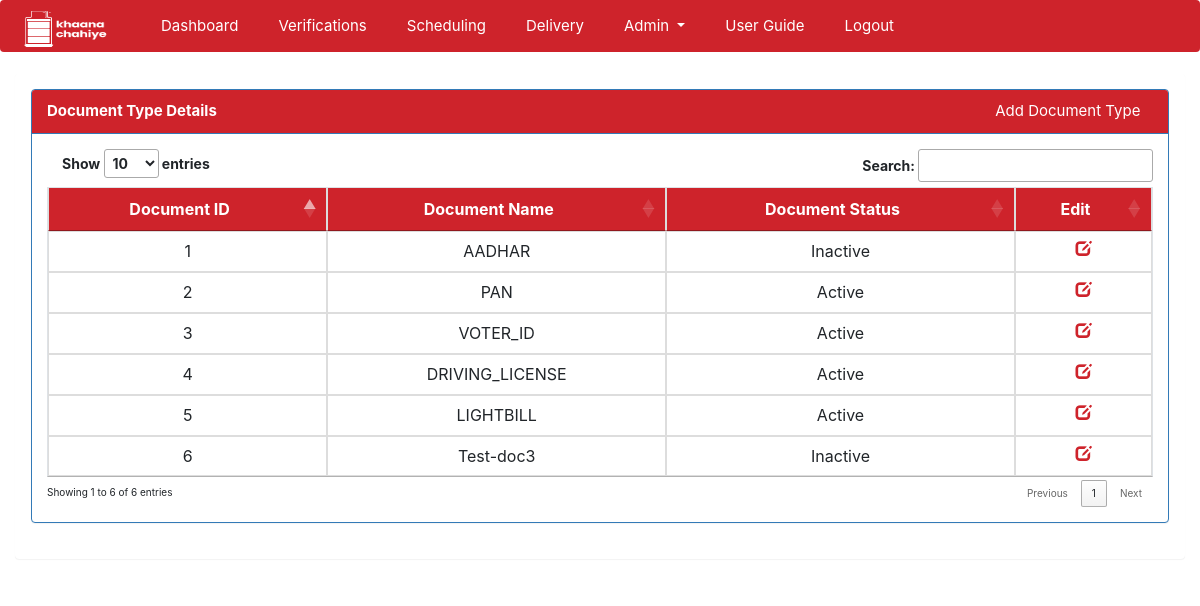
The app's page /main.php?page=admin/documenttype/documenttype (signed in), older data.
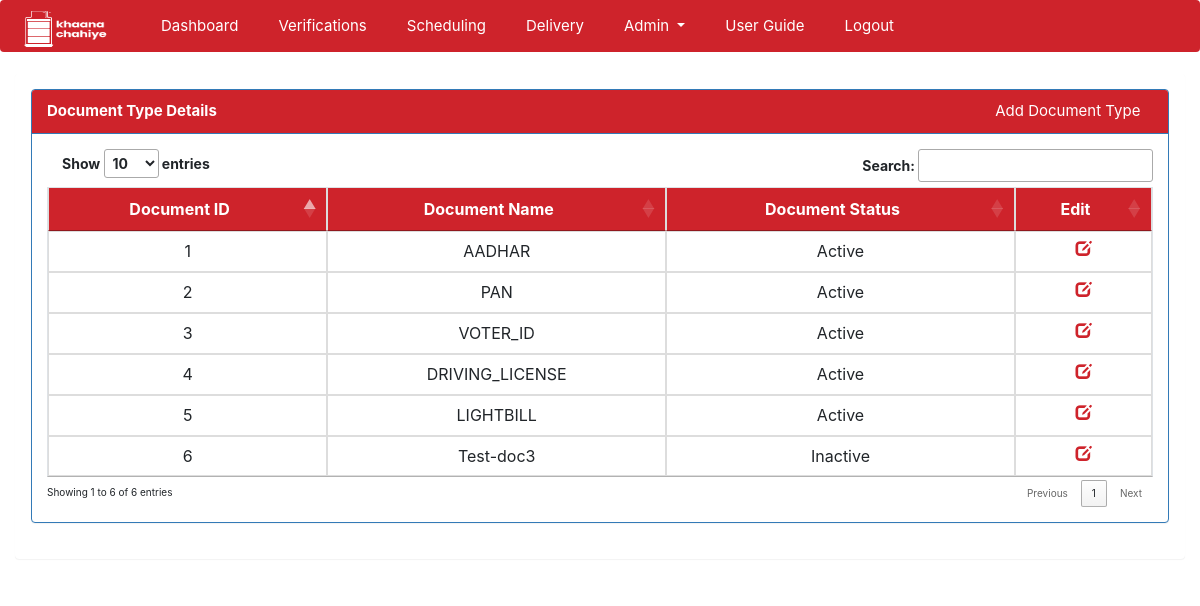
The same page, newer data.
### tables this page shows
CREATE TABLE `document_types` (
  `id` bigint(20) UNSIGNED NOT NULL,
  `name` varchar(45) NOT NULL,
  `status` enum('Y','N') NOT NULL
);

### includes/functions.php (called while the page is built, shortened)
<?php
function core_encrypt($payload) {
    $key = hash('sha256', SECRET_KEY);
    $iv = substr(hash('sha256', md5("dmYHis").rand(0,9999)), 0, 16);
    $crypt = openssl_encrypt($payload, 'AES-256-CBC', $key, 0, $iv);
    $combo = base64_encode($iv . $crypt);
    $garble = urlencode($combo);
    return $garble;
}
function get_status($status) {
    if($status == 'Y') {
        $status_val = "Active";
    }else {
        $status_val = "Inactive";
    }
    return $status_val;
}
?>

### admin/documenttype/documenttype.php (the view, shortened to what this page needs)
<?php
$documenttype_details = "select * from ".document_type;
$documenttype_details_res = mysqli_query($conn,$documenttype_details) or die(mysqli_error($conn));
?>
<html>
<div class="panel panel-primary">
  <div class="panel-heading">
    <b>Document Type Details</b>
    <a class="menu-list" style="margin-left: 70%;" href="<?php echo WEBSITE . "ajax_index.php?page=admin/documenttype/add_document_modal";  ?>" data-toggle="modal" data-target="#addDocumentTypeModal">
            Add Document Type</a>
  </div>
  <div class="panel-body">
    <table class="table table-bordered dt-responsive nowrap dataTable no-footer">
        <thead>
          <tr>
            <th class="text-center">Document ID</th>
            <th class="text-center">Document Name</th>
            <th class="text-center">Document Status</th>
            <th class="text-center">Edit</th>
          </tr>
        </thead>
        <tbody>
        <?php
        if(mysqli_num_rows($documenttype_details_res) > 0):
        while($documenttype_details_row = mysqli_fetch_array($documenttype_details_res)):?>
          <tr>
          <php //print_r($channel_details_row);?>
            <td class="text-center"><?php echo $documenttype_details_row['id']; ?></td>
            <td class="text-center"><?php echo $documenttype_details_row['name']; ?></td>
            <td class="text-center"><?php echo get_status($documenttype_details_row['status']); ?></td>
            <?php $document_id = core_encrypt($documenttype_details_row['id']); ?>
            <td class="text-center"><a style="color:#CE232B !important;" href="<?php echo WEBSITE . "ajax_index.php?page=admin/documenttype/edit_document_modal&id=" . $document_id;  ?>" data-toggle="modal" data-target="#editDocumentTypeModal">
            <span class="glyphicon glyphicon-edit"></span></a>
            </td>
          </tr>
        <?php
        endwhile;
      endif;?>
        </tbody>
        </table>
  </div>
</div>
</html>

Row changes from the older to the newer data that the page shows:
changed document_types "AADHAR": status "Inactive" → "Active"
